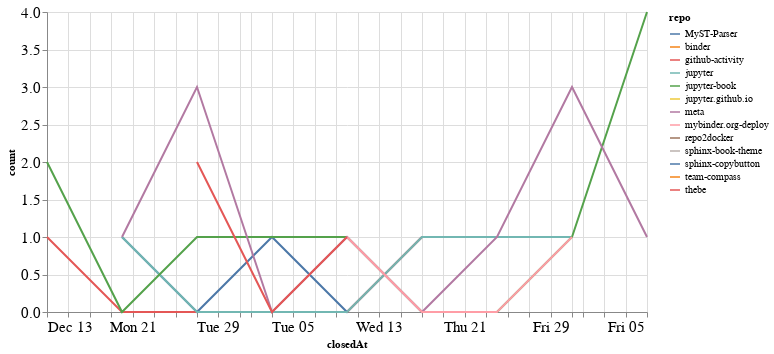

Write notebook code for a chart like this one.
### Code cell
closed_by_time = closed_by.groupby('repo').resample('W', on='closedAt').count()['author'].reset_index()
closed_by_time = closed_by_time.rename(columns={'author': 'count'})

alt.Chart(closed_by_time, width=600).mark_line().encode(
    x='closedAt',
    y='count',
    color='repo',
    tooltip="repo"
)

### Figure 1 — Vega-Lite specification as saved in the notebook (floating-point values rounded to 4 significant figures)
{"config": {"axisLeft": {"labelFontSize": 15}, "axisBottom": {"labelFontSize": 15}}, "data": {"name": "data-ea2afad0170f2b2473bcff3ed1b5f1ec"}, "mark": "line", "encoding": {"color": {"type": "nominal", "field": "repo"}, "tooltip": {"type": "nominal", "field": "repo"}, "x": {"type": "temporal", "field": "closedAt"}, "y": {"type": "quantitative", "field": "count"}}, "width": 600, "$schema": "https://vega.github.io/schema/vega-lite/v4.8.1.json", "datasets": {"data-ea2afad0170f2b2473bcff3ed1b5f1ec": [{"repo": "MyST-Parser", "closedAt": "2020-12-20T00:00:00", "count": 1}, {"repo": "MyST-Parser", "closedAt": "2020-12-27T00:00:00", "count": 0}, {"repo": "MyST-Parser", "closedAt": "2021-01-03T00:00:00", "count": 1}, {"repo": "MyST-Parser", "closedAt": "2021-01-10T00:00:00", "count": 0}, {"repo": "MyST-Parser", "closedAt": "2021-01-17T00:00:00", "count": 1}, {"repo": "binder", "closedAt": "2021-01-31T00:00:00", "count": 1}, {"repo": "github-activity", "closedAt": "2020-12-13T00:00:00", "count": 1}, {"repo": "github-activity", "closedAt": "2020-12-20T00:00:00", "count": 0}, {"repo": "github-activity", "closedAt": "2020-12-27T00:00:00", "count": 0}, {"repo": "github-activity", "closedAt": "2021-01-03T00:00:00", "count": 0}, {"repo": "github-activity", "closedAt": "2021-01-10T00:00:00", "count": 0}, {"repo": "github-activity", "closedAt": "2021-01-17T00:00:00", "count": 1}, {"repo": "jupyter", "closedAt": "2020-12-20T00:00:00", "count": 1}, {"repo": "jupyter", "closedAt": "2020-12-27T00:00:00", "count": 0}, {"repo": "jupyter", "closedAt": "2021-01-03T00:00:00", "count": 0}, {"repo": "jupyter", "closedAt": "2021-01-10T00:00:00", "count": 0}, {"repo": "jupyter", "closedAt": "2021-01-17T00:00:00", "count": 1}, {"repo": "jupyter", "closedAt": "2021-01-24T00:00:00", "count": 1}, {"repo": "jupyter", "closedAt": "2021-01-31T00:00:00", "count": 1}, {"repo": "jupyter-book", "closedAt": "2020-12-13T00:00:00", "count": 2}, {"repo": "jupyter-book", "closedAt": "2020-12-20T00:00:00", "count": 0}, {"repo": "jupyter-book", "closedAt": "2020-12-27T00:00:00", "count": 1}, {"repo": "jupyter-book", "closedAt": "2021-01-03T00:00:00", "count": 1}, {"repo": "jupyter-book", "closedAt": "2021-01-10T00:00:00", "count": 1}, {"repo": "jupyter-book", "closedAt": "2021-01-17T00:00:00", "count": 0}, {"repo": "jupyter-book", "closedAt": "2021-01-24T00:00:00", "count": 0}, {"repo": "jupyter-book", "closedAt": "2021-01-31T00:00:00", "count": 1}, {"repo": "jupyter-book", "closedAt": "2021-02-07T00:00:00", "count": 4}, {"repo": "jupyter.github.io", "closedAt": "2021-02-07T00:00:00", "count": 1}, {"repo": "meta", "closedAt": "2020-12-20T00:00:00", "count": 1}, {"repo": "meta", "closedAt": "2020-12-27T00:00:00", "count": 3}, {"repo": "meta", "closedAt": "2021-01-03T00:00:00", "count": 0}, {"repo": "meta", "closedAt": "2021-01-10T00:00:00", "count": 1}, {"repo": "meta", "closedAt": "2021-01-17T00:00:00", "count": 0}, {"repo": "meta", "closedAt": "2021-01-24T00:00:00", "count": 1}, {"repo": "meta", "closedAt": "2021-01-31T00:00:00", "count": 3}, {"repo": "meta", "closedAt": "2021-02-07T00:00:00", "count": 1}, {"repo": "mybinder.org-deploy", "closedAt": "2021-01-10T00:00:00", "count": 1}, {"repo": "mybinder.org-deploy", "closedAt": "2021-01-17T00:00:00", "count": 0}, {"repo": "mybinder.org-deploy", "closedAt": "2021-01-24T00:00:00", "count": 0}, {"repo": "mybinder.org-deploy", "closedAt": "2021-01-31T00:00:00", "count": 1}, {"repo": "repo2docker", "closedAt": "2021-01-24T00:00:00", "count": 1}, {"repo": "sphinx-book-theme", "closedAt": "2021-01-24T00:00:00", "count": 1}, {"repo": "sphinx-copybutton", "closedAt": "2021-01-03T00:00:00", "count": 1}, {"repo": "team-compass", "closedAt": "2020-12-20T00:00:00", "count": 1}, {"repo": "thebe", "closedAt": "2020-12-27T00:00:00", "count": 2}, {"repo": "thebe", "closedAt": "2021-01-03T00:00:00", "count": 0}, {"repo": "thebe", "closedAt": "2021-01-10T00:00:00", "count": 1}]}}
